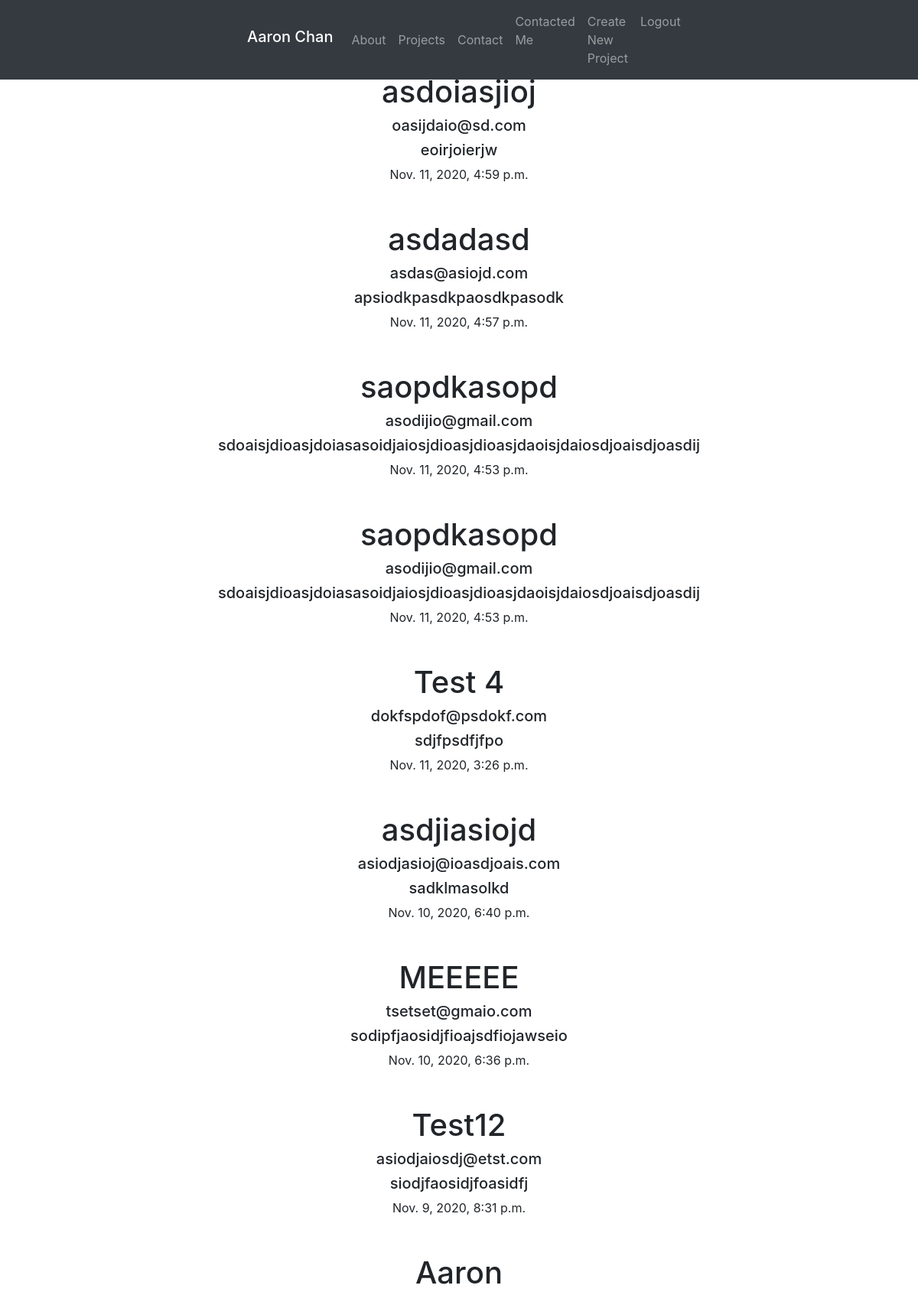
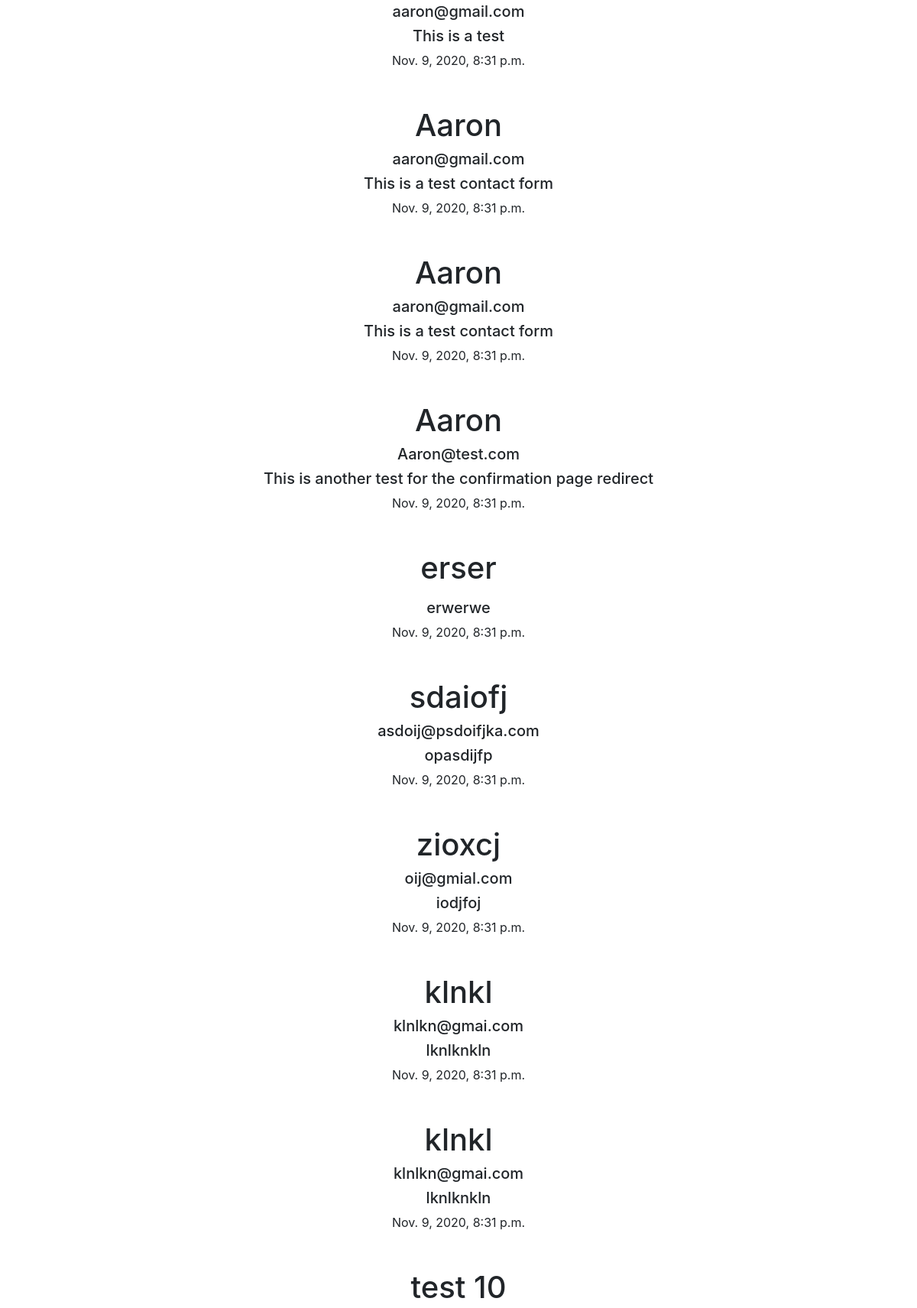
Page /contact/contact_list/ (signed in, upper part) on the committed database (2 pictures, top to bottom).
### Basic_app/models.py (models this page shows, shortened)
class Contact(models.Model):
    author = models.CharField(max_length=200)
    email = models.EmailField(max_length=200)
    text = models.TextField(max_length=1000)
    contact_date = models.DateTimeField(default=timezone.now)

### Basic_app/views.py (the view)
# urls.py: url(r'^contact/contact_list/$',views.ContactList.as_view(),name='contact_list'),
class ContactList(LoginRequiredMixin,ListView):
    login_url = '/login/'
    template_name = 'contact_list.html'
    redirect_field_name = 'contact/'
    model = Contact
    def get_queryset(self):
        return Contact.objects.all().order_by('-contact_date')

### Basic_app/templates/Basic_app/contact_list.html (shortened to what this page needs)
{% extends "Basic_app/base.html" %}
{% block content%}
{% for contact in contact_list %}
<h1>{{ contact.author }}</h1>
<h5>{{ contact.email }}</h2>
<h5>{{ contact.text }}</h2>
<p>{{ contact.contact_date }}</p>
{% endfor %}
{% endblock %}

### Basic_app/static/css/style.css (style rules this page uses)
html { position: relative; min-height: 100%; }
body { padding-top: 6rem; padding-bottom: 3rem; margin-bottom: 60px; }

### rows in the picture
Contact: author "asdoiasjioj", email "oasijdaio@sd.com", text "eoirjoierjw", contact_date "Nov. 11, 2020, 4:59 p.m."
Contact: author "asdadasd", email "asdas@asiojd.com", text "apsiodkpasdkpaosdkpasodk", contact_date "Nov. 11, 2020, 4:57 p.m."
Contact: author "saopdkasopd", email "asodijio@gmail.com", text "sdoaisjdioasjdoiasasoidjaiosjdioasjdioasjdaoisjdaiosdjoaisdjoasdij", contact_date "Nov. 11, 2020, 4:53 p.m."
Contact: author "saopdkasopd", email "asodijio@gmail.com", text "sdoaisjdioasjdoiasasoidjaiosjdioasjdioasjdaoisjdaiosdjoaisdjoasdij", contact_date "Nov. 11, 2020, 4:53 p.m."
Contact: author "Test 4", email "dokfspdof@psdokf.com", text "sdjfpsdfjfpo", contact_date "Nov. 11, 2020, 3:26 p.m."
Contact: author "asdjiasiojd", email "asiodjasioj@ioasdjoais.com", text "sadklmasolkd", contact_date "Nov. 10, 2020, 6:40 p.m."
Contact: author "MEEEEE", email "tsetset@gmaio.com", text "sodipfjaosidjfioajsdfiojawseio", contact_date "Nov. 10, 2020, 6:36 p.m."
Contact: author "Test12", email "asiodjaiosdj@etst.com", text "siodjfaosidjfoasidfj", contact_date "Nov. 9, 2020, 8:31 p.m."
Contact: author "Aaron", email "aaron@gmail.com", text "This is a test", contact_date "Nov. 9, 2020, 8:31 p.m."
Contact: author "Aaron", email "aaron@gmail.com", text "This is a test contact form", contact_date "Nov. 9, 2020, 8:31 p.m."
Contact: author "Aaron", email "aaron@gmail.com", text "This is a test contact form", contact_date "Nov. 9, 2020, 8:31 p.m."
Contact: author "Aaron", email "Aaron@test.com", text "This is another test for the confirmation page redirect", contact_date "Nov. 9, 2020, 8:31 p.m."
Contact: author "erser", text "erwerwe", contact_date "Nov. 9, 2020, 8:31 p.m."
Contact: author "sdaiofj", email "asdoij@psdoifjka.com", text "opasdijfp", contact_date "Nov. 9, 2020, 8:31 p.m."
Contact: author "zioxcj", email "oij@gmial.com", text "iodjfoj", contact_date "Nov. 9, 2020, 8:31 p.m."
Contact: author "klnkl", email "klnlkn@gmai.com", text "lknlknkln", contact_date "Nov. 9, 2020, 8:31 p.m."
Contact: author "klnkl", email "klnlkn@gmai.com", text "lknlknkln", contact_date "Nov. 9, 2020, 8:31 p.m."
Contact: author "test 10"
